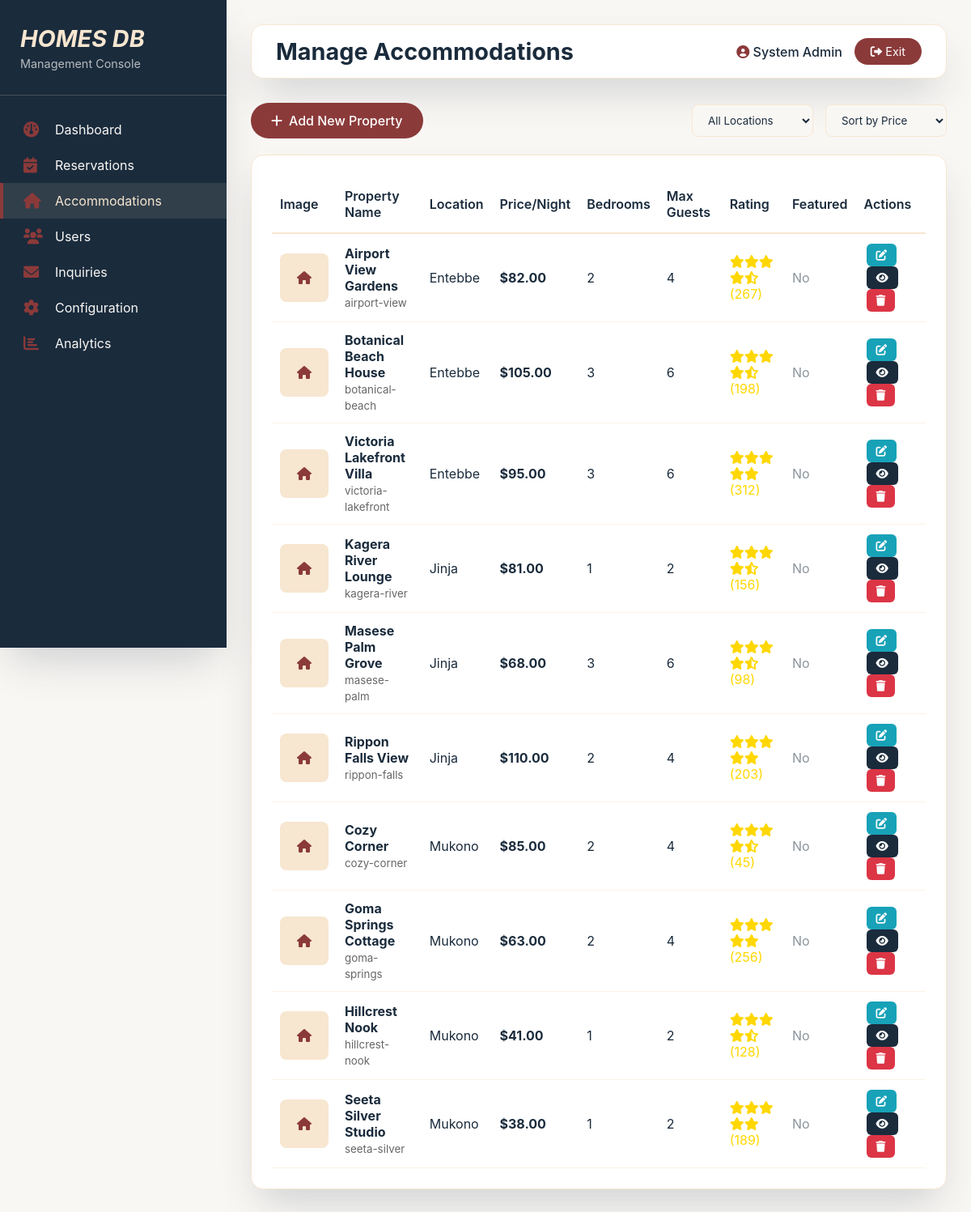
The page /admin/accomodations.php (signed in) on the database its author committed.
### tables this page shows
CREATE TABLE `accommodations` (
  `accom_id` int(11) NOT NULL,
  `accom_slug` varchar(100) NOT NULL,
  `accom_name` varchar(200) NOT NULL,
  `accom_location` varchar(100) NOT NULL,
  `accom_price` decimal(10,2) NOT NULL,
  `accom_description` text DEFAULT NULL,
  `accom_bedrooms` int(11) DEFAULT 1,
  `accom_bathrooms` int(11) DEFAULT 1,
  `accom_max_guests` int(11) DEFAULT 2,
  `accom_amenities` text DEFAULT NULL,
  `accom_image_url` varchar(500) DEFAULT NULL,
  `accom_rating` decimal(2,1) DEFAULT 4.5,
  `accom_reviews` int(11) DEFAULT 0,
  `accom_tagline` varchar(200) DEFAULT NULL,
  `accom_security` varchar(200) DEFAULT NULL,
  `accom_featured` tinyint(1) DEFAULT 0,
  `accom_created_at` timestamp NOT NULL DEFAULT current_timestamp()
);

### db_config.php (called while the page is built)
<?php
$db_host = 'localhost';
$db_name = 'homes_db';
$db_user = 'root';
$db_pass = '';
try {
    $db_connection = new PDO("mysql:host=$db_host;dbname=$db_name;charset=utf8mb4", $db_user, $db_pass);
    $db_connection->setAttribute(PDO::ATTR_ERRMODE, PDO::ERRMODE_EXCEPTION);
    $db_connection->setAttribute(PDO::ATTR_DEFAULT_FETCH_MODE, PDO::FETCH_ASSOC);
} catch (PDOException $e) {
    die("Connection failed to database $db_name : " . $e->getMessage());
}
function db_query($sql, $params = []) {
    global $db_connection;
    $stmt = $db_connection->prepare($sql);
    $stmt->execute($params);
    return $stmt;
}
?>

### admin/accomodations.php (the view, shortened to what this page needs)
<?php
require_once '../db_config.php';
$accommodations = db_query("SELECT * FROM accommodations ORDER BY accom_location, accom_name")->fetchAll();
?>
<!DOCTYPE html>
<html lang="en">
<head>
    <link rel="stylesheet" href="https://cdnjs.cloudflare.com/ajax/libs/font-awesome/6.0.0-beta3/css/all.min.css">
</head>
<body>
    <div class="nav-sidebar">
        <div class="sidebar-header">
            <h2>HOMES DB</h2>
            <p>Management Console</p>
        </div>
        <div class="nav-menu">
            <a href="dashboard.php" class="nav-item">
                <i class="fas fa-dashboard"></i>
                <span>Dashboard</span>
            </a>
            <a href="reservations.php" class="nav-item">
                <i class="fas fa-calendar-check"></i>
                <span>Reservations</span>
            </a>
            <a href="accommodations.php" class="nav-item active">
                <i class="fas fa-home"></i>
                <span>Accommodations</span>
            </a>
            <a href="users.php" class="nav-item">
                <i class="fas fa-users"></i>
                <span>Users</span>
            </a>
            <a href="inquiries.php" class="nav-item">
                <i class="fas fa-envelope"></i>
                <span>Inquiries</span>
            </a>
            <a href="configuration.php" class="nav-item">
                <i class="fas fa-cog"></i>
                <span>Configuration</span>
            </a>
            <a href="analytics.php" class="nav-item">
                <i class="fas fa-chart-bar"></i>
                <span>Analytics</span>
            </a>
        </div>
    </div>
    <div class="main-panel">
        <div class="top-header">
            <div class="page-header">
                <h1>Manage Accommodations</h1>
            </div>
            <div class="user-profile">
                <span><i class="fas fa-user-circle" style="color: var(--accent-burgundy);"></i> <?php echo $_SESSION['username']; ?></span>
                <a href="logout.php" class="logout-link"><i class="fas fa-sign-out-alt"></i> Exit</a>
            </div>
        </div>
        <div class="action-bar">
            <a href="add-accommodation.php" class="add-btn"><i class="fas fa-plus"></i> Add New Property</a>
            <div class="filter-section">
                <select class="filter-select" id="locationFilter">
                    <option value="">All Locations</option>
                </select>
                <select class="filter-select" id="priceFilter">
                    <option value="">Sort by Price</option>
                </select>
            </div>
        </div>
        <div class="data-card">
            <div class="table-wrapper">
                <table id="accommodationsTable">
                    <thead>
                        <tr>
                            <th>Image</th>
                            <th>Property Name</th>
                            <th>Location</th>
                            <th>Price/Night</th>
                            <th>Bedrooms</th>
                            <th>Max Guests</th>
                            <th>Rating</th>
                            <th>Featured</th>
                            <th>Actions</th>
                        </tr>
                    </thead>
                    <tbody>
                        <?php foreach($accommodations as $acc): ?>
                        <tr>
                            <td>
                                <div class="property-image">
                                    <i class="fas fa-home"></i>
                                </div>
                            </td>
                            <td>
                                <strong><?php echo htmlspecialchars($acc['accom_name']); ?></strong><br>
                                <small style="color: #666;"><?php echo htmlspecialchars($acc['accom_slug']); ?></small>
                            </td>
                            <td><?php echo htmlspecialchars($acc['accom_location']); ?></td>
                            <td><strong>$<?php echo $acc['accom_price']; ?></strong></td>
                            <td><?php echo $acc['accom_bedrooms']; ?></td>
                            <td><?php echo $acc['accom_max_guests']; ?></td>
                            <td>
                                <div class="rating-stars">
                                    <?php
                                    $rating = $acc['accom_rating'];
                                    for($i = 1; $i <= 5; $i++) {
                                        if($i <= $rating) {
                                            echo '<i class="fas fa-star"></i>';
                                        } elseif($i - 0.5 <= $rating) {
                                            echo '<i class="fas fa-star-half-alt"></i>';
                                        } else {
                                            echo '<i class="far fa-star"></i>';
                                        }
                                    }
                                    ?>
                                    (<?php echo $acc['accom_reviews']; ?>)
                                </div>
                            </td>
                            <td>
                                <?php if($acc['accom_featured']): ?>
                                    <span class="badge badge-featured"><i class="fas fa-star"></i> Featured</span>
                                <?php else: ?>
                                    <span style="opacity: 0.5;">No</span>
                                <?php endif; ?>
                            </td>
                            <td>
                                <a href="edit-accommodation.php?id=<?php echo $acc['accom_id']; ?>" class="action-button btn-edit" title="Edit"><i class="fas fa-edit"></i></a>
                                <a href="view-accommodation.php?id=<?php echo $acc['accom_id']; ?>" class="action-button btn-view" title="View"><i class="fas fa-eye"></i></a>
                                <a href="?delete=<?php echo $acc['accom_id']; ?>" class="action-button btn-delete" title="Delete" onclick="return confirm('Are you sure you want to delete this property?')"><i class="fas fa-trash"></i></a>
                            </td>
                        </tr>
                        <?php endforeach; ?>
                    </tbody>
                </table>
            </div>
        </div>
    </div>
</body>
</html>

### admin/accomodations.php (style rules this page uses)
* { margin: 0; padding: 0; box-sizing: border-box; font-family: 'Inter', -apple-system, sans-serif; }
:root { --primary-dark: #1A2B3C; --primary-light: #F9F7F4; --accent-cream: #F7E6D0; --accent-burgundy: #8B3A3A; --pure-white: #FFFFFF; --shadow-lg: 0 25px 50px -12px rgba(26,43,60,0.2); }
body { background-color: var(--primary-light); display: flex; min-height: 100vh; }
.nav-sidebar { width: 280px; background: var(--primary-dark); color: var(--primary-light); padding: 30px 0; position: fixed; height: 100vh; overflow-y: auto; box-shadow: var(--shadow-lg); }
.sidebar-header { padding: 0 25px 30px; border-bottom: 1px solid rgba(247,230,208,0.2); }
.sidebar-header h2 { color: var(--accent-cream); font-style: italic; font-size: 1.8rem; margin-bottom: 5px; }
.sidebar-header p { color: var(--primary-light); opacity: 0.7; font-size: 0.9rem; }
.nav-menu { padding: 20px 0; }
.nav-item { padding: 12px 25px; display: flex; align-items: center; gap: 15px; color: var(--primary-light); text-decoration: none; transition: all 0.25s; border-left: 4px solid transparent; }
.nav-item:hover, .nav-item.active { background: rgba(247,230,208,0.1); border-left-color: var(--accent-burgundy); color: var(--accent-cream); }
.nav-item i { width: 24px; font-size: 1.2rem; color: var(--accent-burgundy); }
.main-panel { flex: 1; margin-left: 280px; padding: 30px; }
.top-header { background: var(--pure-white); padding: 15px 30px; border-radius: 15px; box-shadow: var(--shadow-lg); display: flex; justify-content: space-between; align-items: center; margin-bottom: 30px; border: 1px solid var(--accent-cream); }
.page-header h1 { color: var(--primary-dark); font-size: 1.8rem; }
.user-profile { display: flex; align-items: center; gap: 15px; }
.user-profile span { color: var(--primary-dark); font-weight: 500; }
.logout-link { background: var(--accent-burgundy); color: white; padding: 8px 20px; border-radius: 40px; text-decoration: none; font-size: 0.9rem; transition: all 0.25s; }
.action-bar { display: flex; justify-content: space-between; align-items: center; margin-bottom: 20px; flex-wrap: wrap; gap: 15px; }
.add-btn { background: var(--accent-burgundy); color: white; padding: 12px 25px; border-radius: 40px; text-decoration: none; display: flex; align-items: center; gap: 8px; font-weight: 500; transition: all 0.25s; }
.filter-section { display: flex; gap: 15px; flex-wrap: wrap; }
.filter-select { padding: 10px 15px; border: 1px solid var(--accent-cream); border-radius: 8px; background: var(--primary-light); color: var(--primary-dark); min-width: 150px; }
.data-card { background: var(--pure-white); border-radius: 15px; box-shadow: var(--shadow-lg); border: 1px solid var(--accent-cream); padding: 25px; }
.table-wrapper { overflow-x: auto; }
table { width: 100%; border-collapse: collapse; }
th { text-align: left; padding: 15px 10px; color: var(--primary-dark); font-weight: 600; border-bottom: 2px solid var(--accent-cream); }
td { padding: 12px 10px; border-bottom: 1px solid rgba(247,230,208,0.5); color: var(--primary-dark); }
.property-image { width: 60px; height: 60px; background: var(--accent-cream); border-radius: 8px; display: flex; align-items: center; justify-content: center; color: var(--accent-burgundy); }
.action-button { padding: 6px 12px; border-radius: 6px; text-decoration: none; font-size: 0.85rem; margin: 0 3px; display: inline-block; }
.btn-view { background: var(--primary-dark); color: white; }
.btn-edit { background: #17a2b8; color: white; }
.btn-delete { background: #dc3545; color: white; }
.rating-stars { color: #FFD700; }

### rows shown on the page
accommodations: accom_name "Airport View Gardens", accom_slug "airport-view", accom_location "Entebbe", accom_price "82.00", accom_bedrooms "2", accom_max_guests "4", accom_reviews "267", accom_featured "No"
accommodations: accom_name "Botanical Beach House", accom_slug "botanical-beach", accom_location "Entebbe", accom_price "105.00", accom_bedrooms "3", accom_max_guests "6", accom_reviews "198", accom_featured "No"
accommodations: accom_name "Victoria Lakefront Villa", accom_slug "victoria-lakefront", accom_location "Entebbe", accom_price "95.00", accom_bedrooms "3", accom_max_guests "6", accom_rating 5 (drawn), accom_reviews "312", accom_featured "No"
accommodations: accom_name "Kagera River Lounge", accom_slug "kagera-river", accom_location "Jinja", accom_price "81.00", accom_bedrooms "1", accom_max_guests "2", accom_reviews "156", accom_featured "No"
accommodations: accom_name "Masese Palm Grove", accom_slug "masese-palm", accom_location "Jinja", accom_price "68.00", accom_bedrooms "3", accom_max_guests "6", accom_reviews "98", accom_featured "No"
accommodations: accom_name "Rippon Falls View", accom_slug "rippon-falls", accom_location "Jinja", accom_price "110.00", accom_bedrooms "2", accom_max_guests "4", accom_rating 5 (drawn), accom_reviews "203", accom_featured "No"
accommodations: accom_name "Cozy Corner", accom_slug "cozy-corner", accom_location "Mukono", accom_price "85.00", accom_bedrooms "2", accom_max_guests "4", accom_reviews "45", accom_featured "No"
accommodations: accom_name "Goma Springs Cottage", accom_slug "goma-springs", accom_location "Mukono", accom_price "63.00", accom_bedrooms "2", accom_max_guests "4", accom_rating 5 (drawn), accom_reviews "256", accom_featured "No"
accommodations: accom_name "Hillcrest Nook", accom_slug "hillcrest-nook", accom_location "Mukono", accom_price "41.00", accom_bedrooms "1", accom_max_guests "2", accom_reviews "128", accom_featured "No"
accommodations: accom_name "Seeta Silver Studio", accom_slug "seeta-silver", accom_location "Mukono", accom_price "38.00", accom_bedrooms "1", accom_max_guests "2", accom_rating 5 (drawn), accom_reviews "189", accom_featured "No"

### other values the page prints
$_SESSION['username'] "System Admin"
